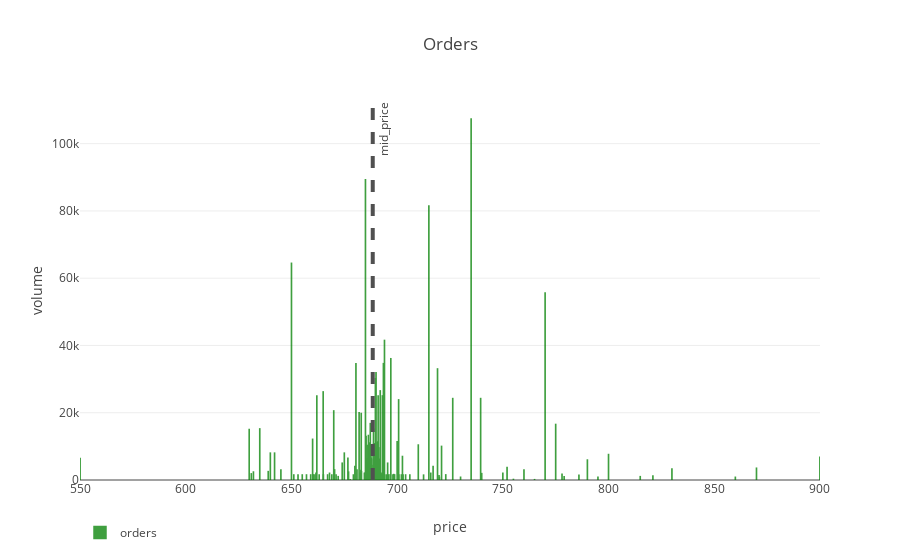

Notebook code cell kept with this figure:
### Markdown cell above
## Methodology

2 steps:

* normalization
* applying gdf

### Normalization

LOB is a list of orders. Each order consist of price and volume. To normalize LOB we use approach descibed below:

volume_norm = price * volume / sum(volumes)
price_norm = 1000 * (price - mid_price) / mid_price where mid_price is TODO

### Applying GDF



    def gdf_representation(buy_orders, sell_orders, gdf):
        buy_price, buy_volume = buy_orders
        sell_price, sell_volume = sell_orders
        buy_gdf_y = gdf[0] * norm.pdf(buy_price, loc=gdf[1], scale=gdf[2])
        sell_gdf_y = gdf[0] * norm.pdf(sell_price, loc=gdf[1], scale=gdf[2])
        return np.clip(buy_volume, 0.0, buy_gdf_y).sum() + np.clip(sell_volume, 0.0, sell_gdf_y).sum()

### Code cell
import plotly.offline as py
import plotly.graph_objs as go

df_9061 = pd.read_csv('data/9061.csv')
df_9061.head()

time = 0

orders = literal_eval(df_9061['bid'].iloc[time]) + literal_eval(df_9061['ask'].iloc[time])
mid_price = df_9061.iloc[time]['mid_price']
df_orders = pd.DataFrame([{'price': k, 'volume': v} for k, v in orders])
df_orders = df_orders.sort_values(by='price')

order_data = go.Bar(x=df_orders['price'], y=df_orders['volume'], name = 'orders', 
              marker = dict(color = 'rgb(0, 128, 0)', line = dict(color = 'rgb(0, 128, 0)', width = 1.5)), 
              opacity = 0.75)

data = go.Data([order_data])
layout = go.Layout(
    title = 'Orders',
    xaxis = dict(title='price'),
    yaxis = dict(title='volume'),
    showlegend = True,
    legend = dict(orientation="h"))

layout.update(
    shapes = [dict(
        type = 'line',
        xref = 'x',
        x0 = mid_price,
        x1 = mid_price,
        yref = 'paper',            
        y0 = 0.0,
        y1 = 1.0,
        line = dict(color = 'rgb(80, 80, 80)', width = 4, dash = 'dash'))],
    annotations=[dict(
        text = 'mid_price',
        textangle = -90,
        xref = 'x',
        x = mid_price,
        yref = 'paper',
        y = 1.0,
        showarrow = False,
        xanchor = 'left',
        xshift = 0)])
figure = go.Figure(data=data, layout=layout)
py_config = {'displayModeBar': False, 'showLink': False, 'editable': False}

py.iplot(figure, config=py_config)

### Figure 1 — Plotly figure (JSON) as saved in the notebook; plotly's stock layout.template omitted (floating-point values rounded to 4 significant figures; data arrays with more than 128 entries replaced by an {"elided": "..."} marker saying what was removed)
{"data": [{"marker": {"color": "rgb(0, 128, 0)", "line": {"color": "rgb(0, 128, 0)", "width": 1.5}}, "name": "orders", "opacity": 0.75, "type": "bar", "x": {"elided": "152 float values"}, "y": {"elided": "152 int values"}}], "layout": {"annotations": [{"showarrow": false, "text": "mid_price", "textangle": -90, "x": 688.5, "xanchor": "left", "xref": "x", "xshift": 0, "y": 1, "yref": "paper"}], "legend": {"orientation": "h"}, "shapes": [{"line": {"color": "rgb(80, 80, 80)", "dash": "dash", "width": 4}, "type": "line", "x0": 688.5, "x1": 688.5, "xref": "x", "y0": 0, "y1": 1, "yref": "paper"}], "showlegend": true, "title": "Orders", "xaxis": {"title": "price"}, "yaxis": {"title": "volume"}}}
